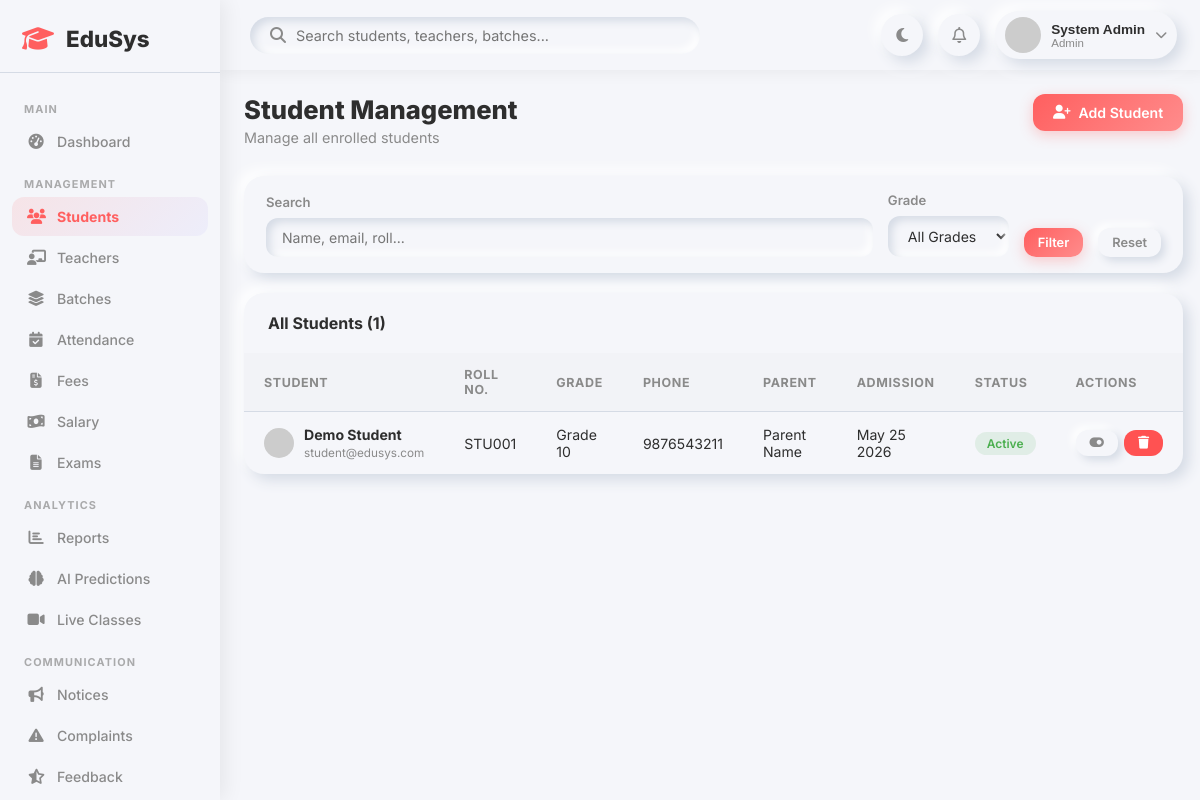
The app's page /admin/students.php (signed in) with its own data.
### tables this page shows
CREATE TABLE IF NOT EXISTS students (
    id INT AUTO_INCREMENT PRIMARY KEY,
    user_id INT NOT NULL,
    roll_number VARCHAR(50) UNIQUE,
    date_of_birth DATE,
    gender ENUM('male','female','other'),
    phone VARCHAR(20),
    address TEXT,
    parent_name VARCHAR(150),
    parent_phone VARCHAR(20),
    grade VARCHAR(20),
    admission_date DATE DEFAULT (CURRENT_DATE),
    FOREIGN KEY (user_id) REFERENCES users(id) ON DELETE CASCADE
);

CREATE TABLE IF NOT EXISTS users (
    id INT AUTO_INCREMENT PRIMARY KEY,
    name VARCHAR(150) NOT NULL,
    email VARCHAR(150) UNIQUE NOT NULL,
    password VARCHAR(255) NOT NULL,
    role ENUM('admin','teacher','student') NOT NULL DEFAULT 'student',
    avatar VARCHAR(255) DEFAULT NULL,
    status ENUM('active','inactive','pending') DEFAULT 'pending',
    created_at TIMESTAMP DEFAULT CURRENT_TIMESTAMP,
    updated_at TIMESTAMP DEFAULT CURRENT_TIMESTAMP ON UPDATE CURRENT_TIMESTAMP
);

### admin/students.php (the view, shortened to what this page needs)
<?php
require_once '../includes/header.php';
$search = $_GET['q'] ?? '';
$where = "WHERE u.role='student'";
$students = $conn->query("SELECT u.id as user_id, u.name, u.email, u.status, s.roll_number, s.grade, s.phone, s.parent_name, s.admission_date FROM students s JOIN users u ON s.user_id=u.id $where ORDER BY s.id DESC");
?>
<div class="page-header">
    <div><h1>Student Management</h1><p>Manage all enrolled students</p></div>
    <div class="page-actions">
        <button class="btn btn-primary" onclick="openModal('addStudentModal')"><i class="fa-solid fa-user-plus"></i> Add Student</button>
    </div>
</div>
<div class="form-card" style="margin-bottom:20px;padding:16px 22px;">
    <form method="GET" style="display:flex;gap:15px;flex-wrap:wrap;align-items:flex-end;">
        <div class="form-group" style="flex:1;min-width:200px;">
            <label>Search</label>
            <input name="q" value="<?= htmlspecialchars($search) ?>" placeholder="Name, email, roll..." class="form-control">
        </div>
        <div class="form-group">
            <label>Grade</label>
            <select name="grade" class="form-control">
                <option value="">All Grades</option>
            </select>
        </div>
        <button type="submit" class="btn btn-primary btn-sm">Filter</button>
        <a href="students.php" class="btn btn-outline btn-sm">Reset</a>
    </form>
</div>
<div class="table-card">
    <div class="table-header">
        <h3>All Students (<?= $students->num_rows ?>)</h3>
    </div>
    <div class="table-responsive">
        <table>
            <thead><tr><th>Student</th><th>Roll No.</th><th>Grade</th><th>Phone</th><th>Parent</th><th>Admission</th><th>Status</th><th>Actions</th></tr></thead>
            <tbody>
                <?php if ($students->num_rows === 0): ?>
                <tr><td colspan="8" style="text-align:center;padding:40px;color:var(--text-secondary);">No students found.</td></tr>
                <?php else: ?>
                <?php while ($s = $students->fetch_assoc()): ?>
                <tr>
                    <td><div style="display:flex;align-items:center;gap:10px;"><img src="https://i.pravatar.cc/35?u=<?= $s['email'] ?>" class="avatar-sm"><div><strong><?= htmlspecialchars($s['name']) ?></strong><br><small style="color:var(--text-secondary);"><?= htmlspecialchars($s['email']) ?></small></div></div></td>
                    <td><?= $s['roll_number'] ?></td>
                    <td><?= $s['grade'] ?? '-' ?></td>
                    <td><?= $s['phone'] ?? '-' ?></td>
                    <td><?= $s['parent_name'] ?? '-' ?></td>
                    <td><?= $s['admission_date'] ? date('M d Y', strtotime($s['admission_date'])) : '-' ?></td>
                    <td><span class="badge-pill <?= $s['status']==='active'?'badge-success':'badge-warning' ?>"><?= ucfirst($s['status']) ?></span></td>
                    <td>
                        <div style="display:flex;gap:6px;">
                            <form method="POST" style="display:inline;">
                                <button class="btn btn-outline btn-sm" title="Toggle Status"><i class="fa-solid fa-toggle-on"></i></button>
                            </form>
                            <form method="POST" onsubmit="return confirm('Delete student?')" style="display:inline;">
                                <button class="btn btn-danger btn-sm"><i class="fa-solid fa-trash"></i></button>
                            </form>
                        </div>
                    </td>
                </tr>
                <?php endwhile; ?>
                <?php endif; ?>
            </tbody>
        </table>
    </div>
</div>
<?php require_once '../includes/footer.php'; ?>

### css/dashboard.css (style rules this page uses)
:root { --primary: #FF5F5F; --secondary: #6C63FF; --background: #F5F6FA; --text-primary: #2E2E2E; --text-secondary: #8A8A8A; --shadow-light: #ffffff; --shadow-dark: #d5dbe5; --neu: 6px 6px 14px var(--shadow-dark), -6px -6px 14px var(--shadow-light); --neu-sm: 4px 4px 8px var(--shadow-dark), -4px -4px 8px var(--shadow-light); --neu-in: inset 4px 4px 8px var(--shadow-dark), inset -4px -4px 8px var(--shadow-light); --success: #4CAF50; --danger: #FF5252; --warning: #FF9800; --info: #2196F3; --sidebar-width: 260px; }
* { margin: 0; padding: 0; box-sizing: border-box; }
body { font-family: 'Inter', sans-serif; background: var(--background); color: var(--text-primary); transition: background 0.3s, color 0.3s; }
.page-header { display: flex; justify-content: space-between; align-items: flex-start; margin-bottom: 30px; flex-wrap: wrap; gap: 15px; }
.page-header h1 { font-size: 1.6rem; font-weight: 800; }
.page-header p { color: var(--text-secondary); font-size: 0.9rem; margin-top: 4px; }
.page-actions { display: flex; gap: 12px; flex-wrap: wrap; }
.table-card { background: var(--background); border-radius: 20px; box-shadow: var(--neu); overflow: hidden; margin-bottom: 25px; }
.table-header { display: flex; justify-content: space-between; align-items: center; padding: 20px 24px; flex-wrap: wrap; gap: 10px; }
.table-header h3 { font-size: 1rem; font-weight: 700; }
.table-responsive { overflow-x: auto; }
table { width: 100%; border-collapse: collapse; }
th, td { padding: 14px 20px; text-align: left; }
th { font-size: 0.78rem; text-transform: uppercase; letter-spacing: 0.05em; color: var(--text-secondary); font-weight: 700; border-bottom: 1px solid var(--shadow-dark); background: rgba(0,0,0,0.01); }
td { font-size: 0.88rem; border-bottom: 1px solid rgba(0,0,0,0.04); }
tr:last-child td { border-bottom: none; }
.badge-pill { display: inline-block; padding: 4px 12px; border-radius: 20px; font-size: 0.75rem; font-weight: 600; }
.badge-success { background: rgba(76,175,80,0.12); color: var(--success); }
.btn { display: inline-flex; align-items: center; gap: 8px; padding: 10px 20px; border-radius: 12px; border: none; font-family: 'Inter', sans-serif; font-size: 0.88rem; font-weight: 600; cursor: pointer; transition: all 0.2s ease; text-decoration: none; }
.btn-primary { background: linear-gradient(135deg, var(--primary), #ff8c8c); color: white; box-shadow: 0 4px 14px rgba(255,95,95,0.3); }
.btn-outline { background: var(--background); box-shadow: var(--neu-sm); color: var(--text-secondary); }
.btn-sm { padding: 7px 14px; font-size: 0.8rem; }
.btn-danger { background: var(--danger); color: white; }
.form-card { background: var(--background); border-radius: 20px; box-shadow: var(--neu); padding: 28px; margin-bottom: 25px; }
.form-group { display: flex; flex-direction: column; gap: 8px; }
.form-group label { font-size: 0.82rem; font-weight: 600; color: var(--text-secondary); }
.form-control { padding: 11px 16px; border: none; border-radius: 12px; background: var(--background); box-shadow: var(--neu-in); font-family: 'Inter', sans-serif; font-size: 0.88rem; color: var(--text-primary); outline: none; transition: box-shadow 0.2s; width: 100%; }
select.form-control { cursor: pointer; }
.avatar-sm { width: 30px; height: 30px; border-radius: 50%; object-fit: cover; }

### css/responsive.css (style rules this page uses)
@media (max-width: 1200px) { :root { --sidebar-width: 220px; } }

### records on screen
students: user.name "Demo Student", user.email "student@edusys.com", roll_number "STU001", grade "Grade 10", phone "9876543211", parent_name "Parent Name", admission_date "May 25 2026", user.status "Active"

### other values on screen
$name "System Admin"
$role "Admin"
$students->num_rows "1"
